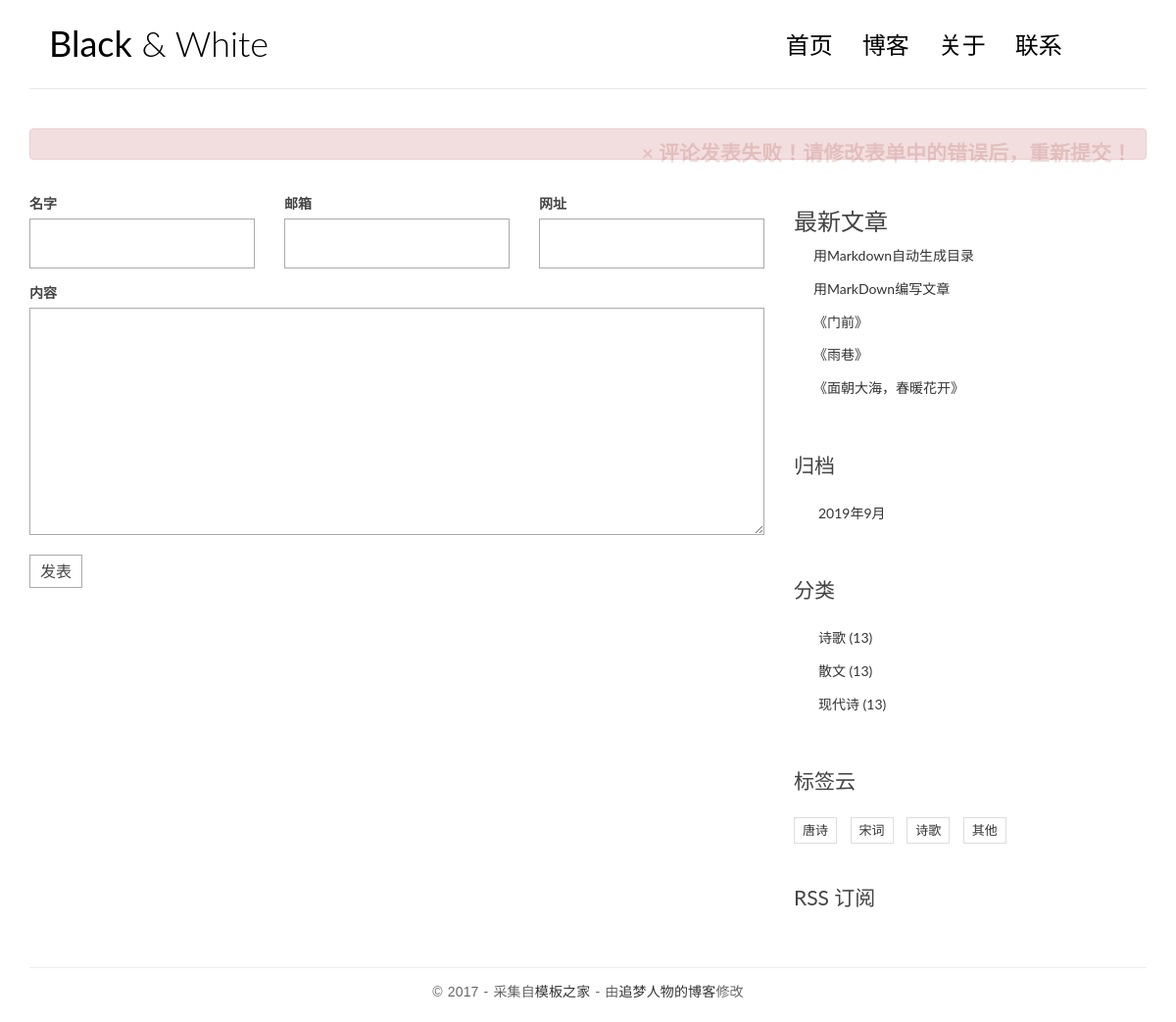
The app's page /comment/1 with its own data.
### helloblog/models.py (models this page shows, shortened)
class Post(models.Model):
    title = models.CharField("标题", max_length=70)
    body = models.TextField("正文")
    created_time = models.DateTimeField("创建时间", default=timezone.now)
    modified_time = models.DateTimeField("修改时间")
    excerpt = models.CharField("摘要", max_length=200, blank=True)
    category = models.ForeignKey(Category, verbose_name="分类", on_delete=models.CASCADE)
    tags = models.ManyToManyField(Tag, verbose_name="标签", blank=True)
    author = models.ForeignKey(User, verbose_name="作者", on_delete=models.CASCADE)
    class Meta:
        verbose_name = "文章"
        verbose_name_plural = verbose_name
        ordering = ["-created_time"]
    def get_absolute_url(self):
        return reverse("helloblog:detail", kwargs={"pk": self.pk})

class Category(models.Model):
    name = models.CharField(max_length=100)
    class Meta:
        verbose_name = "分类"
        verbose_name_plural = verbose_name

class Tag(models.Model):
    name = models.CharField(max_length=100)
    class Meta:
        verbose_name = "标签"
        verbose_name_plural = verbose_name

### comments/views.py (the view)
# urls.py: path('comment/<int:post_pk>', views.comment, name='comment')
def comment(request, post_pk):
    post = get_object_or_404(Post, pk=post_pk)
    form = CommentForm(request.POST)
    if form.is_valid():
        comment = form.save(commit=False)
        comment.post = post
        comment.save()
        messages.add_message(request, messages.SUCCESS, '发表评论成功！', extra_tags='success')
        return redirect(post)
    context = {
        'post': post,
        'form': form,
    }
    messages.add_message(request, messages.ERROR, '评论发表失败！请修改表单中的错误后，重新提交！', extra_tags='danger')
    return render(request, 'comments/preview.html', context=context)

### comments/forms.py
class CommentForm(forms.ModelForm):
    class Meta:
        model = Comment
        fields = ['name', 'email', 'url', 'text']

### comments/templatetags/comments_extras.py (called while the page is built)
@register.inclusion_tag('comments/inclusions/_form.html', takes_context=True)
def show_comment_form(context, post, form=None):
    if form is None:
        form = CommentForm()
    return {
        'form': form,
        'post': post,
    }

### helloblog/templatetags/blog_extras.py (called while the page is built)
@register.inclusion_tag('helloblog/inclusions/_categories.html', takes_context=True)
def show_categories(context):
    return {
        'category_list': Category.objects.all(),
    }

@register.inclusion_tag('helloblog/inclusions/_tags.html', takes_context=True)
def show_tags(context):
    return {
        'tag_list': Tag.objects.all(),
    }

@register.inclusion_tag('helloblog/inclusions/_archives.html', takes_context=True)
def show_archives(context):
    return {
        'date_list': Post.objects.dates('created_time', 'month', order='DESC')
    }

@register.inclusion_tag('helloblog/inclusions/_recent_posts.html', takes_context=True)
def show_recent_posts(context, num=5):
    return {
        'recent_post_list': Post.objects.all()[:num],
    }

### templates/comments/preview.html
{% extends 'helloblog/base.html' %}
{% load comments_extras %}
{% block main %}
    {% show_comment_form post form %}
{% endblock main %}

### templates/helloblog/inclusions/_recent_posts.html
<div class="widget widget-recent-posts">
    <h3>
        最新文章
    </h3>
    <ul>
        {% for post in recent_post_list %}
            <li>
                <a href="{{ post.get_absolute_url }}">{{ post.title }}</a>
            </li>
        {% empty %}
            暂无文章！
        {% endfor %}
    </ul>
</div>

### templates/helloblog/inclusions/_categories.html
<div class="widget widget-category">
  <h3 class="widget-title">分类</h3>
  <ul>
    {% for category in category_list %}
      <li>
        <a href="{% url 'helloblog:category' category.pk %}">{{ category.name }} <span class="post-count">(13)</span></a>
      </li>
    {% empty %}
      暂无分类！
    {% endfor %}
  </ul>
</div>

### templates/helloblog/inclusions/_tags.html
<div class="widget widget-tag-cloud">
  <h3 class="widget-title">标签云</h3>
  <ul>
    {% for tag in tag_list %}
      <li>
        <a href="{% url 'helloblog:tag' tag.pk %}">{{ tag.name }}</a>
      </li>
    {% empty %}
      暂无标签！
    {% endfor %}
  </ul>
</div>

### static/helloblog/css/custom.css (style rules this page uses)
* { outline: none; }
h1, h2, h3, h4, h5, h6 { margin-top: 0; }
a { color: #333; }
body { color: #444; font-family: 'Lato', sans-serif; }
.widget { background: #fff; padding: 30px 0 0; }
.widget-title { font-size: 1.5em; margin-bottom: 20px; line-height: 1.6; padding: 10px 0 0; font-weight: 400; }
.widget-recent-posts ul { padding: 0; margin: 0; padding-left: 20px; }
.widget-recent-posts ul li { list-style-type: none; position: relative; line-height: 170%; margin-bottom: 10px; }
.widget-recent-posts ul li::before { content: '\f3d3'; font-family: "Ionicons"; position: absolute; left: -17px; top: 3px; font-size: 16px; color: #000; }
.widget-category ul { padding: 0; margin: 0; padding-left: 25px; }
.widget-category ul li { list-style-type: none; position: relative; line-height: 170%; margin-bottom: 10px; }
.widget-category ul li::before { content: '\f3fe'; font-family: "Ionicons"; position: absolute; left: -25px; top: 1px; font-size: 18px; color: #000; }
.widget-tag-cloud ul { padding: 0; margin: 0; margin-right: -10px; }
.widget-tag-cloud ul li { list-style-type: none; font-size: 13px; display: inline-block; margin-right: 10px; margin-bottom: 10px; padding: 3px 8px; border: 1px solid #ddd; }
.contact-form input, .comment-form input { border: 1px solid #aaa; margin-bottom: 15px; width: 100%; padding: 15px 15px; font-size: 16px; line-height: 100%; transition: 0.4s border-color linear; }
.contact-form textarea, .comment-form textarea { border: 1px solid #aaa; margin-bottom: 15px; width: 100%; padding: 15px 15px; font-size: 16px; line-height: 20px !important; min-height: 183px; transition: 0.4s border-color linear; }

### records on screen
Post: title "用Markdown自动生成目录"
Post: title "用MarkDown编写文章"
Post: title "《门前》"
Post: title "《雨巷》"
Post: title "《面朝大海，春暖花开》"
Category: name "诗歌"
Category: name "散文"
Category: name "现代诗"
Tag: name "唐诗"
Tag: name "宋词"
Tag: name "诗歌"
Tag: name "其他"

### other values on screen
{{ message }} "评论发表失败！请修改表单中的错误后，重新提交！"
{{ date.year }} "2019"
{{ date.month }} "9"
